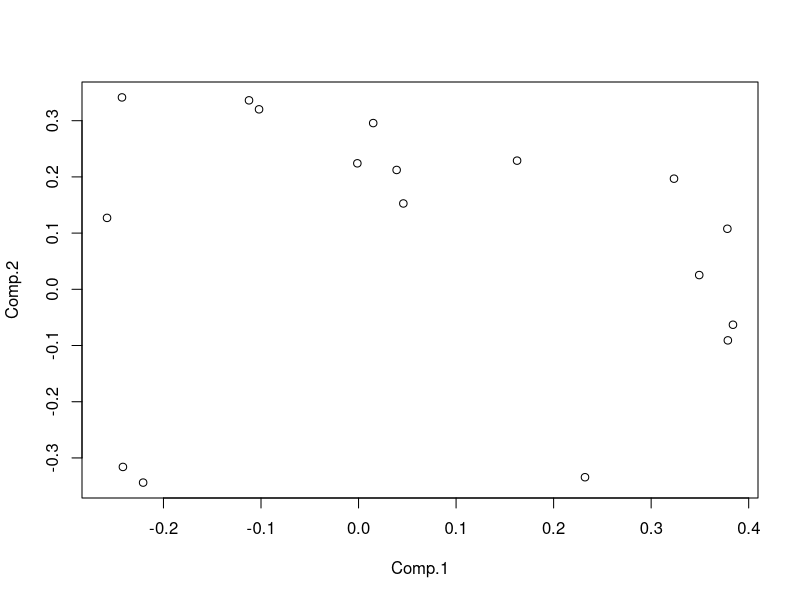

The R source for this figure:
weatherData <- read.csv("weather-data-set.csv", header=TRUE);
PCA <- princomp(na.omit(weatherData[-c(1,7,9:10,21,23)]), cor = TRUE); PCA
summary(PCA)
loadings(PCA)

newPCA <- PCA$loadings[,1:5]
newPCA
plot(newPCA)
